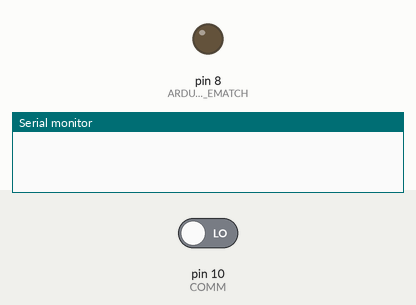
Simulated run of this sketch. Board: Arduino Uno, built with avr-gcc and run on an emulated ATmega328P. Shown: output pins drawn as LEDs (lit = HIGH), the last lines printed to the serial monitor. Inputs (shaded band) come from the test bench; at power-on: pin 10 (COMM) LOW.

Above: at 1.2 s.
1.3 s: pin 10 (COMM) driven HIGH
At 2.1 s:
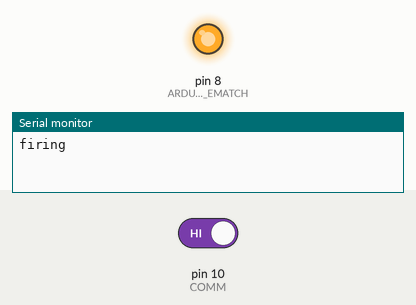
4.3 s: pin 10 (COMM) driven LOW
At 4.9 s:
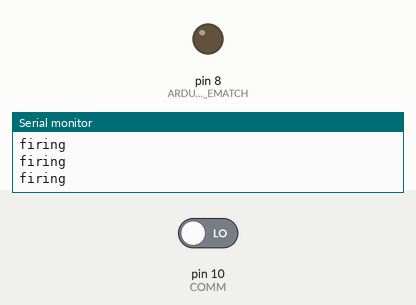
Timing chart, 0 to 7.3 s (numbered marks = the images above; inputs shaded):
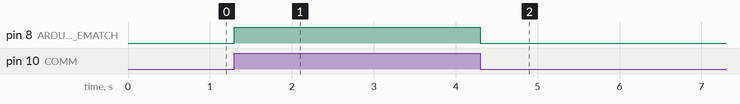

The sketch:

deployment_test_with_uno.ino
```cpp
#include <SPI.h>

#define ARDUINO_EMATCH 8
#define COMM 10

void setup() {
  Serial.begin(115200);
  pinMode(ARDUINO_EMATCH, OUTPUT);
  digitalWrite(ARDUINO_EMATCH,LOW);

  pinMode(COMM, INPUT);
}

void loop() {
  if (digitalRead(COMM) == HIGH){
    Serial.println("firing");
    digitalWrite(ARDUINO_EMATCH, HIGH);

    delay(1000);

    digitalWrite(ARDUINO_EMATCH, LOW);
  }

}
```

Measured:
- after the input at 1.3 s, pin 8 (ARDUINO_EMATCH): LOW → HIGH at once
- after the input at 4.3 s, pin 8 (ARDUINO_EMATCH): HIGH → LOW at once
